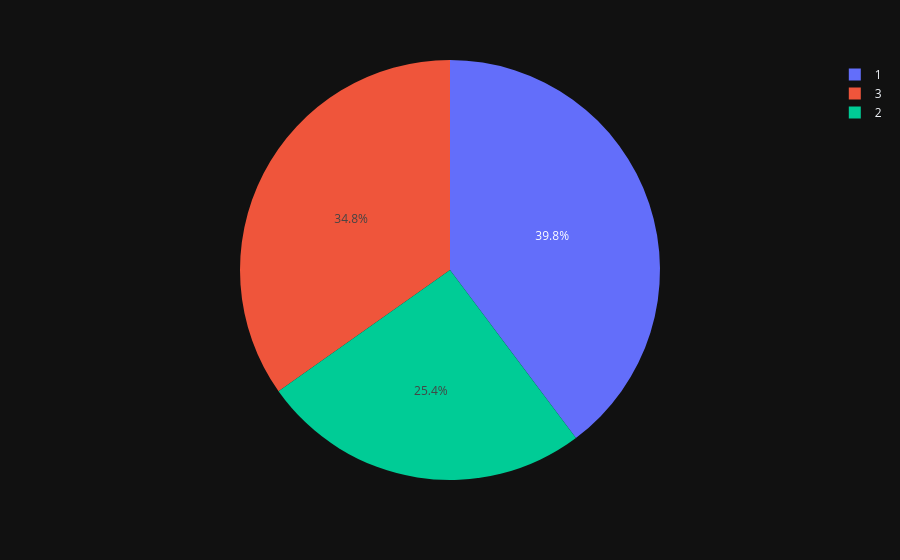

Source (notebook cell):
### Markdown cell above
### plotly express

### Code cell
px.pie(df, values='Survived', names='Pclass', template='plotly_dark')

### Figure 1 — Plotly figure (JSON) as saved in the notebook; plotly's stock layout.template omitted (floating-point values rounded to 4 significant figures; data arrays with more than 128 entries replaced by an {"elided": "..."} marker saying what was removed)
{"data": [{"domain": {"x": [0, 1], "y": [0, 1]}, "hovertemplate": "Pclass=%{label}<br>Survived=%{value}<extra></extra>", "labels": {"elided": "891 int values"}, "legendgroup": "", "name": "", "showlegend": true, "type": "pie", "values": {"elided": "891 int values"}}], "layout": {"legend": {"tracegroupgap": 0}, "margin": {"t": 60}}}
